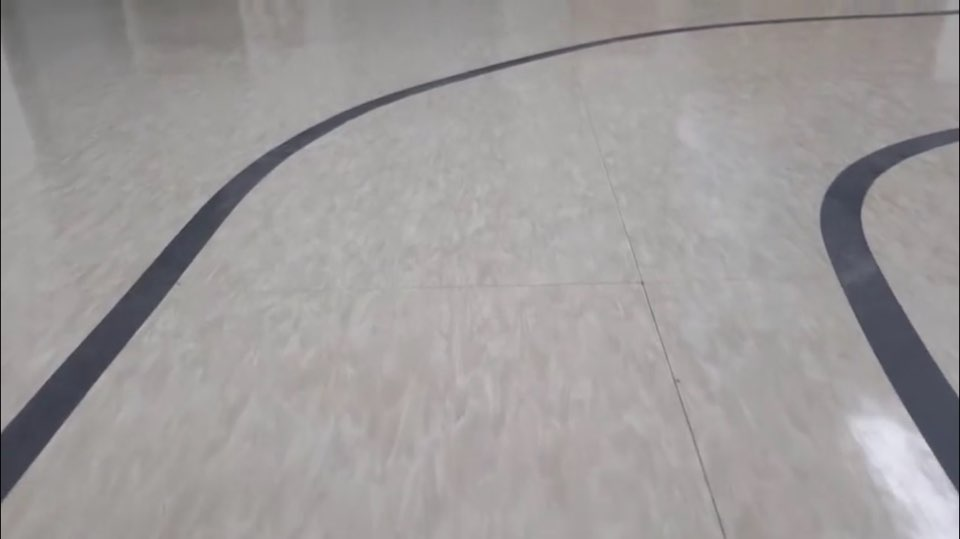
#> input picture Project/ys_test/line.jpg, 960 x 539 px, given in place of the camera
$ python test_line_detection.py
#> lines starting #> are read from the running program, lines starting #| are printed output that depends on the picture
import cv2
import numpy as np
import time
cam=cv2.VideoCapture(0)
#cam.set(3,50)
#cam.set(4,50)
time.sleep(2)
while True:
    fet,img = cam.read()
#> img is the input picture: shape (539, 960, 3); mean B, G, R 154.5, 154.5, 157.8
    #img = cv2.imread(r'images\chessboard\frame01.jpg')
    img = cv2.resize(img,None,fx=0.5, fy=0.5, interpolation = cv2.INTER_CUBIC)
#> img: shape (270, 480, 3)
    img_original = img.copy()
    #blur2 = cv2.bilateralFilter(blur,9,100,100)
    gray = cv2.cvtColor(img, cv2.COLOR_BGR2GRAY)
    blur = cv2.bilateralFilter(gray,7,100,100)
    edges = cv2.Canny(blur,50,150,apertureSize=3)
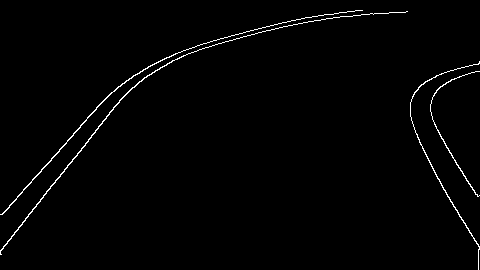
#> edges: shape (270, 480); 1.3% white in thin lines or dots

    lines = cv2.HoughLines(edges,1,np.pi/180,70)
#> lines = 13 rows, first 8: [155, 0.663], [144, 0.733], [157, 0.681], [143, 0.716], [-283, 2.6], [94, 1.33], [102, 1.29], [90, 1.34]
    try:
        for i in range(len(lines)):
            for rho, theta in lines[i]:
                a = np.cos(theta)
                b = np.sin(theta)
                x0 = a*rho
                y0 = b*rho
                x1 = int(x0 + 1000*(-b))
                y1 = int(y0+1000*(a))
                x2 = int(x0 - 1000*(-b))
                y2 = int(y0 -1000*(a))

                cv2.line(img,(x1,y1),(x2,y2),(0,0,255),2)
#> this loop made 13 passes
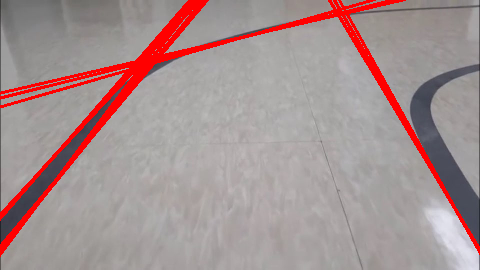
#> img: shape (270, 480, 3); mean B, G, R 145.4, 145.6, 165.5
    except:
        print("can't find line")
    res = np.vstack((img_original,img))
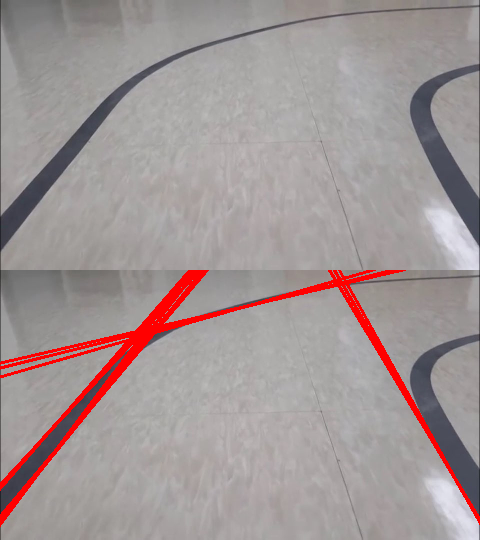
#> res: shape (540, 480, 3); mean B, G, R 150, 150.1, 161.7
    if cv2.waitKey(1)&0xFF == ord('q'):
#> (key q is pressed here)
        break
    cv2.imshow('img',res)

cv2.destroyAllWindows()
